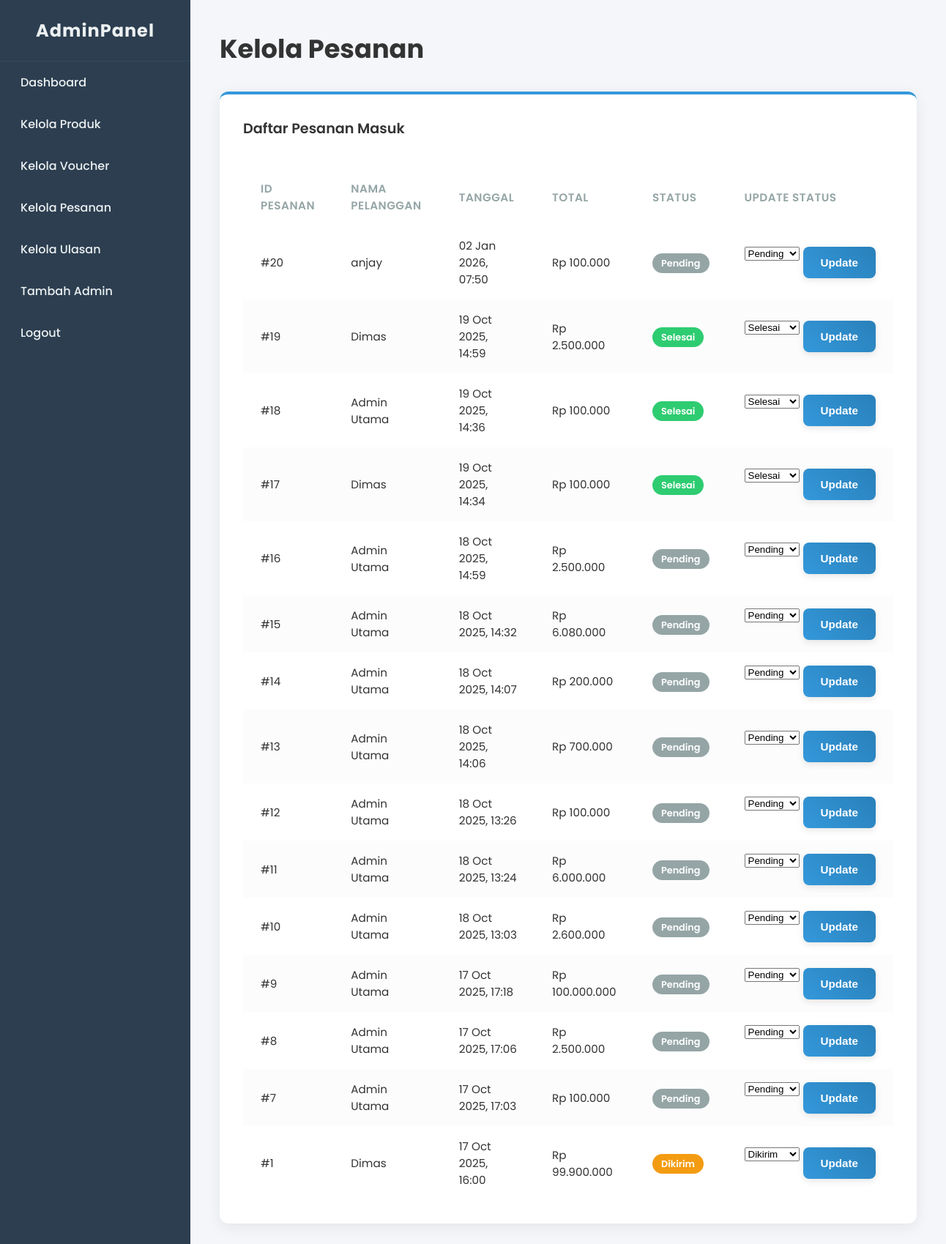
Screenshot of /pesanan.php (signed in) with the database file from the repository.
### tables this page shows
CREATE TABLE `pesanan` (
  `id_pesanan` int(11) NOT NULL,
  `id_pengguna` int(11) DEFAULT NULL,
  `total_harga` decimal(10,2) NOT NULL,
  `alamat_pengiriman` text NOT NULL,
  `status_pesanan` enum('pending','diproses','dikirim','selesai') NOT NULL DEFAULT 'pending',
  `tanggal_pesanan` timestamp NOT NULL DEFAULT current_timestamp()
);

CREATE TABLE `pengguna` (
  `id_pengguna` int(11) NOT NULL,
  `nama_lengkap` varchar(100) NOT NULL,
  `email` varchar(100) NOT NULL,
  `password` varchar(255) NOT NULL,
  `alamat` text DEFAULT NULL,
  `no_telp` varchar(15) DEFAULT NULL,
  `role` enum('pelanggan','admin') NOT NULL DEFAULT 'pelanggan',
  `dibuat_pada` timestamp NOT NULL DEFAULT current_timestamp()
);

### fungsi.php (called while the page is built, shortened)
<?php
function format_rupiah($angka) {
    return "Rp " . number_format($angka, 0, ',', '.');
}
?>

### pesanan.php (the view, shortened to what this page needs)
<?php
require_once '../includes/koneksi.php';
require_once '../includes/fungsi.php';
?>
<!DOCTYPE html>
<html lang="id">
<head>
    <link rel="stylesheet" href="../assets/css/style-admin.css">
</head>
<body>
<div class="admin-wrapper">
    <aside class="sidebar">
        <div class="sidebar-header"><h2 class="logo">AdminPanel</h2></div>
       <nav class="sidebar-nav">
    <ul>
        <li><a href="index.php">Dashboard</a></li>
        <li><a href="produk.php">Kelola Produk</a></li>
        <li><a href="voucher.php">Kelola Voucher</a></li>
        <li><a href="pesanan.php">Kelola Pesanan</a></li>
        <li ><a href="ulasan.php">Kelola Ulasan</a></li>
        <li><a href="tambah_admin.php">Tambah Admin</a></li>
        <li><a href="../logout.php?from=admin">Logout</a></li>
    </ul>
</nav>
    </aside>
    <main class="main-content">
        <header class="content-header"><h1>Kelola Pesanan</h1></header>
        <div class="content-body">
            <div class="card">
                <h3>Daftar Pesanan Masuk</h3>
                <table class="content-table">
                    <thead>
                        <tr>
                            <th>ID Pesanan</th><th>Nama Pelanggan</th><th>Tanggal</th>
                            <th>Total</th><th>Status</th><th>Update Status</th>
                        </tr>
                    </thead>
                    <tbody>
                        <?php
                        $query = "SELECT pesanan.*, pengguna.nama_lengkap FROM pesanan JOIN pengguna ON pesanan.id_pengguna = pengguna.id_pengguna ORDER BY tanggal_pesanan DESC";
                        $result = mysqli_query($koneksi, $query);
                        while ($pesanan = mysqli_fetch_assoc($result)):
                        ?>
                        <tr>
                            <td>#<?php echo $pesanan['id_pesanan']; ?></td>
                            <td><?php echo htmlspecialchars($pesanan['nama_lengkap']); ?></td>
                            <td><?php echo date('d M Y, H:i', strtotime($pesanan['tanggal_pesanan'])); ?></td>
                            <td><?php echo format_rupiah($pesanan['total_harga']); ?></td>
                            <td>
    <span class="status status-<?php echo strtolower($pesanan['status_pesanan']); ?>">
        <?php echo ucfirst($pesanan['status_pesanan']); ?>
    </span>
</td>
                            <td>
                                <form action="pesanan.php" method="post" style="display:flex; gap:5px;">
                                    <select name="status_pesanan" class="form-grup">
                                        <option value="pending" <?php if($pesanan['status_pesanan']=='pending') echo 'selected'; ?>>Pending</option>
                                        <option value="dikirim" <?php if($pesanan['status_pesanan']=='dikirim') echo 'selected'; ?>>Dikirim</option>
                                        <option value="selesai" <?php if($pesanan['status_pesanan']=='selesai') echo 'selected'; ?>>Selesai</option>
                                    </select>
                                    <button type="submit" name="update_status" class="btn btn-primary">Update</button>
                                </form>
                            </td>
                        </tr>
                        <?php endwhile; ?>
                    </tbody>
                </table>
            </div>
        </div>
    </main>
</div>
</body>
</html>

### style-admin.css (style rules this page uses)
:root { --bg-dark: #2c3e50; --bg-dark-secondary: #34495e; --text-light: #ecf0f1; --accent-color: #3498db; --accent-color-darker: #2980b9; --bg-light: #f4f6f9; --card-bg: #ffffff; --text-dark: #333; --border-color: #e_a_e_c_f_1; --shadow: 0 5px 20px rgba(0, 0, 0, 0.07); --success-color: #2ecc71; --warning-color: #f39c12; --pending-color: #95a5a6; --danger-color: #e74c3c; }
* { margin: 0; padding: 0; box-sizing: border-box; }
body { font-family: 'Poppins', sans-serif; background-color: var(--bg-light); color: var(--text-dark); font-size: 16px; }
a { text-decoration: none; color: inherit; }
ul { list-style: none; }
.admin-wrapper { display: flex; min-height: 100vh; }
.sidebar { width: 260px; background-color: var(--bg-dark); color: var(--text-light); position: fixed; height: 100%; }
.sidebar-header { padding: 1.5rem; text-align: center; border-bottom: 1px solid var(--bg-dark-secondary); }
.sidebar-header .logo { font-size: 1.5rem; font-weight: 700; letter-spacing: 1px; }
.sidebar-nav ul li a { display: flex; align-items: center; padding: 1rem 1.5rem; transition: all 0.2s ease-in-out; font-weight: 500; border-left: 4px solid transparent; }
.main-content { margin-left: 260px; flex-grow: 1; padding: 2.5rem; }
.content-header { margin-bottom: 2rem; }
.content-header h1 { font-size: 2.2rem; font-weight: 700; }
.card { background-color: var(--card-bg); border-radius: 12px; padding: 2rem; margin-bottom: 2rem; box-shadow: var(--shadow); border-top: 4px solid var(--accent-color); }
.card h3 { margin-bottom: 1.5rem; font-weight: 600; font-size: 1.2rem; border-bottom: 1px solid var(--border-color); padding-bottom: 1rem; }
.content-table { width: 100%; border-collapse: collapse; font-size: 0.95rem; }
.content-table thead th { background-color: transparent; color: #95a5a6; font-weight: 600; text-align: left; padding: 1rem 1.5rem; text-transform: uppercase; letter-spacing: 0.5px; border-bottom: 2px solid var(--border-color); }
.content-table tbody td { padding: 1rem 1.5rem; border-bottom: 1px solid var(--border-color); vertical-align: middle; }
.content-table tbody tr:nth-child(even) { background-color: #fcfcfc; }
.status { padding: 5px 12px; border-radius: 20px; font-weight: 600; font-size: 0.8rem; color: #fff; text-transform: capitalize; }
.status-pending { background-color: var(--pending-color); }
.status-dikirim { background-color: var(--warning-color); }
.status-selesai { background-color: var(--success-color); }
.form-grup { margin-bottom: 1.5rem; }
.btn { padding: 12px 24px; border: none; border-radius: 8px; cursor: pointer; font-weight: 600; font-size: 0.95rem; transition: all 0.2s ease; display: inline-block; text-align: center; box-shadow: 0 3px 10px rgba(0,0,0,0.1); }
.btn-primary { background: linear-gradient(45deg, var(--accent-color), var(--accent-color-darker)); color: white; }

### rows the page displays
pesanan: id_pesanan "20", id_pengguna.nama_lengkap "anjay", tanggal_pesanan "02 Jan 2026, 07:50", total_harga "Rp 100.000", status_pesanan "Pending"
pesanan: id_pesanan "19", id_pengguna.nama_lengkap "Dimas", tanggal_pesanan "19 Oct 2025, 14:59", total_harga "Rp 2.500.000", status_pesanan "Selesai"
pesanan: id_pesanan "18", id_pengguna.nama_lengkap "Admin Utama", tanggal_pesanan "19 Oct 2025, 14:36", total_harga "Rp 100.000", status_pesanan "Selesai"
pesanan: id_pesanan "17", id_pengguna.nama_lengkap "Dimas", tanggal_pesanan "19 Oct 2025, 14:34", total_harga "Rp 100.000", status_pesanan "Selesai"
pesanan: id_pesanan "16", id_pengguna.nama_lengkap "Admin Utama", tanggal_pesanan "18 Oct 2025, 14:59", total_harga "Rp 2.500.000", status_pesanan "Pending"
pesanan: id_pesanan "15", id_pengguna.nama_lengkap "Admin Utama", tanggal_pesanan "18 Oct 2025, 14:32", total_harga "Rp 6.080.000", status_pesanan "Pending"
pesanan: id_pesanan "14", id_pengguna.nama_lengkap "Admin Utama", tanggal_pesanan "18 Oct 2025, 14:07", total_harga "Rp 200.000", status_pesanan "Pending"
pesanan: id_pesanan "13", id_pengguna.nama_lengkap "Admin Utama", tanggal_pesanan "18 Oct 2025, 14:06", total_harga "Rp 700.000", status_pesanan "Pending"
pesanan: id_pesanan "12", id_pengguna.nama_lengkap "Admin Utama", tanggal_pesanan "18 Oct 2025, 13:26", total_harga "Rp 100.000", status_pesanan "Pending"
pesanan: id_pesanan "11", id_pengguna.nama_lengkap "Admin Utama", tanggal_pesanan "18 Oct 2025, 13:24", total_harga "Rp 6.000.000", status_pesanan "Pending"
pesanan: id_pesanan "10", id_pengguna.nama_lengkap "Admin Utama", tanggal_pesanan "18 Oct 2025, 13:03", total_harga "Rp 2.600.000", status_pesanan "Pending"
pesanan: id_pesanan "9", id_pengguna.nama_lengkap "Admin Utama", tanggal_pesanan "17 Oct 2025, 17:18", total_harga "Rp 100.000.000", status_pesanan "Pending"
pesanan: id_pesanan "8", id_pengguna.nama_lengkap "Admin Utama", tanggal_pesanan "17 Oct 2025, 17:06", total_harga "Rp 2.500.000", status_pesanan "Pending"
pesanan: id_pesanan "7", id_pengguna.nama_lengkap "Admin Utama", tanggal_pesanan "17 Oct 2025, 17:03", total_harga "Rp 100.000", status_pesanan "Pending"
pesanan: id_pesanan "1", id_pengguna.nama_lengkap "Dimas", tanggal_pesanan "17 Oct 2025, 16:00", total_harga "Rp 99.900.000", status_pesanan "Dikirim"
